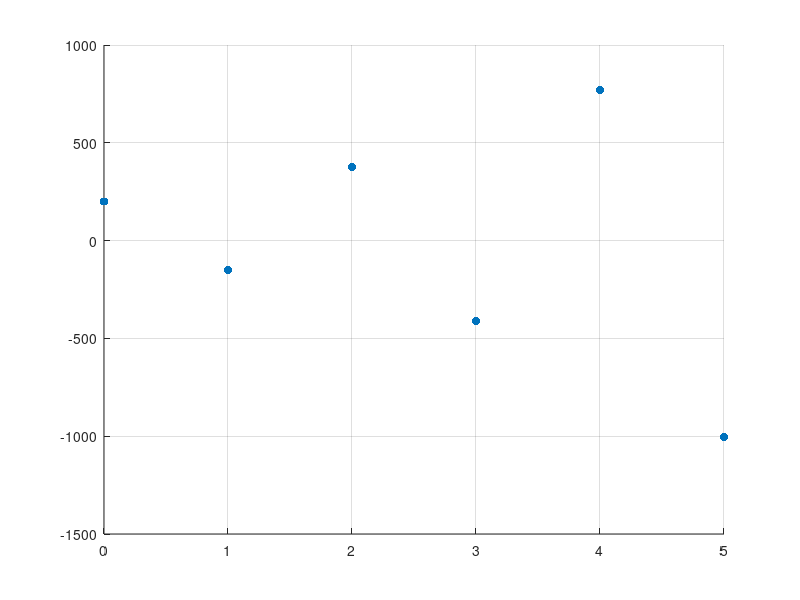

Recreate this plot in MATLAB.
clear all

n = 5;
A = zeros(1, n+1);
init = 200;
A(1) = init;
for i = 1:n
    A(i+1) = 1.5 * (100 - A(i));
end

scatter(0:n, A, 'filled')
grid on